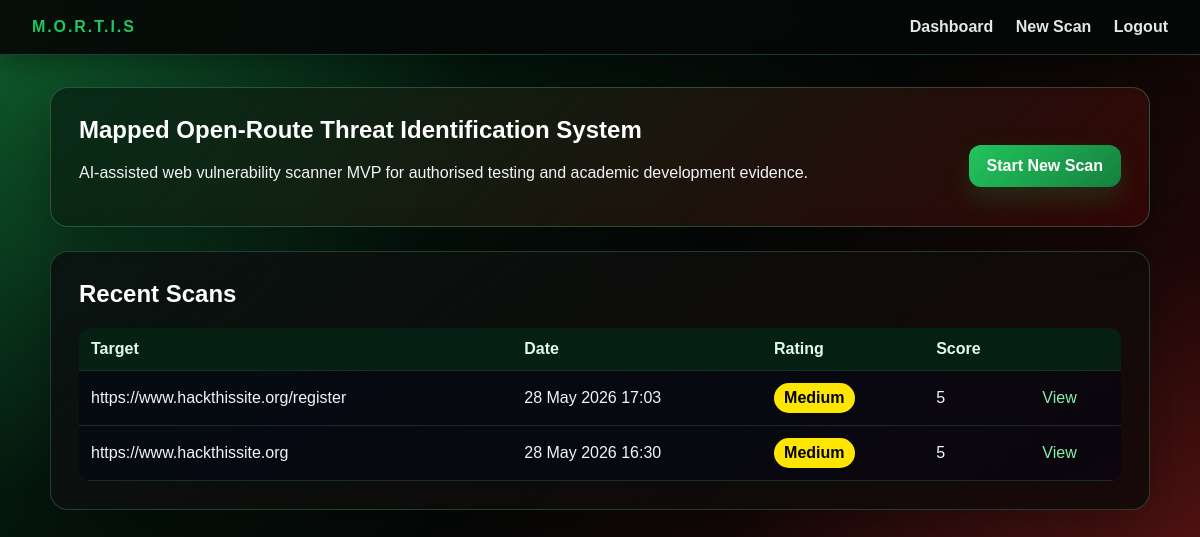
Page /dashboard (signed in) on the earlier database version.
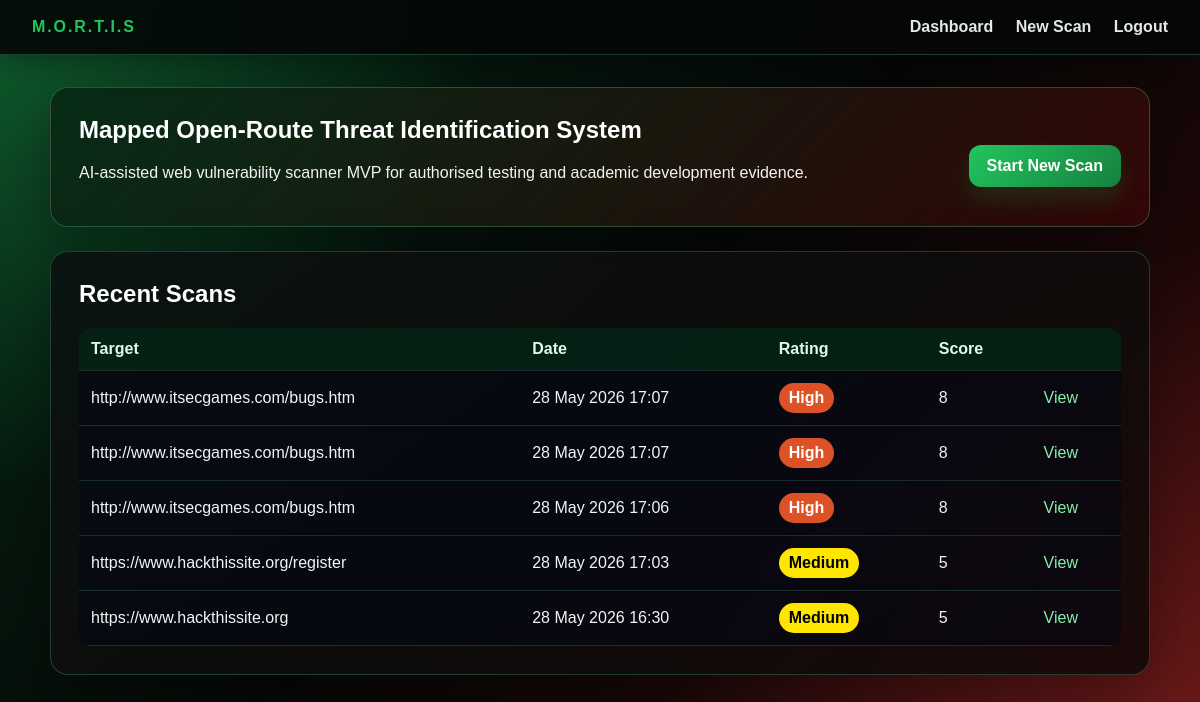
Same page on the later database version.
### app/models.py (models this page shows)
class Scan(db.Model):
    id = db.Column(db.Integer, primary_key=True)
    target_url = db.Column(db.String(500), nullable=False)
    created_at = db.Column(db.DateTime, default=datetime.utcnow)
    overall_score = db.Column(db.Integer, default=0)
    overall_rating = db.Column(db.String(20), default="Low")
    report_summary = db.Column(db.Text, default="")
    findings = db.relationship(
        "Finding",
        backref="scan",
        cascade="all, delete-orphan",
        lazy=True,
        order_by="Finding.score.desc()"
    )

### app/routes.py (the view)
@bp.route("/dashboard")
@login_required
def dashboard():
    scans = Scan.query.order_by(Scan.created_at.desc()).limit(10).all()
    return render_template("dashboard.html", scans=scans)

### app/routes.py (called while the page is built)
def login_required(view):
    @wraps(view)
    def wrapped(*args, **kwargs):
        if "user_id" not in session:
            return redirect(url_for("main.login"))
        return view(*args, **kwargs)
    return wrapped

### app/templates/dashboard.html
{% extends "base.html" %}
{% block content %}
<section class="hero">
    <div>
      <h1>Mapped Open-Route Threat Identification System</h1>
      <p>AI-assisted web vulnerability scanner MVP for authorised testing and academic development evidence.</p>
    </div>
  <a class="button" href="{{ url_for('main.scan') }}">Start New Scan</a>
</section>
<section class="card">
  <h2>Recent Scans</h2>
  {% if scans %}
  <table>
    <thead><tr><th>Target</th><th>Date</th><th>Rating</th><th>Score</th><th></th></tr></thead>
    <tbody>
    {% for scan in scans %}
      <tr>
        <td>{{ scan.target_url }}</td>
        <td>{{ scan.created_at.strftime('%d %b %Y %H:%M') }}</td>
        <td><span class="badge {{ scan.overall_rating|lower }}">{{ scan.overall_rating }}</span></td>
        <td>{{ scan.overall_score }}</td>
        <td><a href="{{ url_for('main.results', scan_id=scan.id) }}">View</a></td>
      </tr>
    {% endfor %}
    </tbody>
  </table>
  {% else %}
    <p class="muted">No scans yet. Run your first authorised scan.</p>
  {% endif %}
</section>
{% endblock %}

### app/templates/base.html (shortened to what this page needs)
<!doctype html>
<html lang="en">
<head>
  <link rel="stylesheet" href="{{ url_for('static', filename='css/style.css') }}">
</head>
<body>
  <header class="topbar">
    <div class="brand">M.O.R.T.I.S</div>
    <nav>
      {% if session.get('user_id') %}
        <a href="{{ url_for('main.dashboard') }}">Dashboard</a>
        <a href="{{ url_for('main.scan') }}">New Scan</a>
        <a href="{{ url_for('main.logout') }}">Logout</a>
      {% endif %}
    </nav>
  </header>
  <main class="container">
    {% block content %}{% endblock %}
  </main>
</body>
</html>

### app/static/css/style.css (style rules this page uses)
:root { --bg: #050807; --bg-red: #3a0707; --bg-green:#062915; --panel: rgba(10, 18, 16, 0.92); --panel-2: rgba(18, 8, 8, 0.88); --text: #f3f4f6; --muted: #a7b7ad; --line: rgba(110, 231, 183, 0.22); --accent: #ef4444; --accent-2:#22c55e; --danger: #dc2626; --success: #16a34a; }
*, *::before, *::after { box-sizing: border-box; }
body { margin: 0; font-family: Arial, sans-serif; color: var(--text); background: radial-gradient(circle at top left, rgba(34, 197, 94, 0.34), transparent 34%), radial-gradient(circle at bottom right, rgba(239, 68, 68, 0.34), transparent 38%), linear-gradient(135deg, var(--bg-green) 0%, var(--bg) 48%, var(--bg-red) 100%); background-attachment: fixed; }
h1, h2, h3 { margin-top: 0; color: #ffffff; }
a { color: #86efac; text-decoration: none; }
.topbar { position: sticky; top: 0; display: flex; justify-content: space-between; align-items: center; padding: 18px 32px; background: rgba(5, 8, 7, 0.92); border-bottom: 1px solid rgba(110, 231, 183, 0.24); box-shadow: 0 8px 28px rgba(0, 0, 0, 0.35); backdrop-filter: blur(8px); }
.topbar .brand { font-weight: 800; letter-spacing: 0.12em; color: var(--accent-2); }
.topbar nav a { margin-left: 18px; color: #e5e7eb; font-weight: 700; }
.container { width: min(1100px, 94%); margin: 32px auto; }
.hero { display: flex; justify-content: space-between; align-items: center; gap: 24px; padding: 28px; margin-bottom: 24px; background: linear-gradient(135deg, rgba(6, 41, 21, 0.92), rgba(58, 7, 7, 0.76)); border: 1px solid rgba(110, 231, 183, 0.26); border-radius: 18px; box-shadow: 0 20px 55px rgba(0, 0, 0, 0.32); }
.card { padding: 28px; margin-bottom: 24px; background: linear-gradient(145deg, var(--panel), var(--panel-2)); border: 1px solid rgba(110, 231, 183, 0.22); border-radius: 18px; box-shadow: 0 20px 60px rgba(0, 0, 0, 0.32); }
button, .button { display: inline-block; margin-top: 18px; padding: 12px 18px; background: linear-gradient(135deg, var(--accent-2), #15803d); color: #ffffff; font-weight: 800; border: 0; border-radius: 12px; cursor: pointer; box-shadow: 0 12px 24px rgba(22, 163, 74, 0.20); }
table { width: 100%; border-collapse: collapse; background: rgba(2, 6, 23, 0.45); border-radius: 12px; overflow: hidden; }
th, td { padding: 12px; text-align: left; border-bottom: 1px solid rgba(110, 231, 183, 0.16); }
th { color: #dcfce7; background: rgba(6, 41, 21, 0.72); }
.badge { display: inline-block; padding: 6px 10px; background: #334155; color: #ffffff; font-weight: 800; border-radius: 999px; }
.badge.medium { background: #ffe600; color: #000000; }
.badge.high { background: #dc5126; color: #ffffff; }

Differences in the rows shown:
added Scan: target_url "http://www.itsecgames.com/bugs.htm", created_at "28 May 2026 17:07", overall_rating "High", overall_score "8"
added Scan: target_url "http://www.itsecgames.com/bugs.htm", created_at "28 May 2026 17:07", overall_rating "High", overall_score "8"
added Scan: target_url "http://www.itsecgames.com/bugs.htm", created_at "28 May 2026 17:06", overall_rating "High", overall_score "8"
